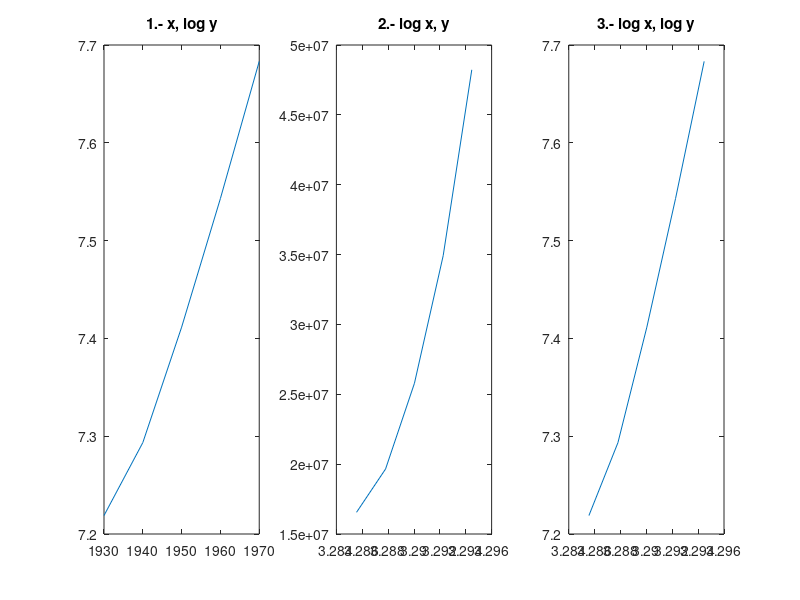

Source code (MATLAB): (Note: this script raises an error after producing the figure.)
%datos
%x=[0.242,0.1942,0.1497,0.1109,0.0790,0.54];
%y=[1,1.2,1.4,1.6,1.8,2];
x=[1930,1940,1950,1960,1970];
y=[16552722,19653552,25791017,34923129,48225238];
%x=[0.5,1,2,4,8,12];
%y=[160,120,94,75,62,56];
n=5;
disp(x);
disp(y);
for i=1:n
logx(i)=log10(x(i));
end

for i=1:n
logy(i)=log10(y(i));
end

disp(logx);
disp(logy);
%----------------------------------------------------------------graficando
subplot(1,3,1)
plot(x,logy)
title("1.- x, log y")
subplot(1,3,2)
plot(logx,y)
title("2.- log x, y")
subplot(1,3,3)
plot(logx,logy)
title("3.- log x, log y")
opc=input("Elige la opcion mas recta: ");
%----------------------------------------------sumatorias para el polinomio lineal
if opc==1
	%x,logy
	%x=x y=logy
	sumax=0;
	sumay=0;
	sumaxx=0;
	sumaxy=0;
	%sumatoria de x
	for i=1:n
	sumax=sumax+x(i);
	end
	%sumatoria de Y
	for i=1:n
	sumay=sumay+logy(i);
	end
	%sumatoria de X2
	for i=1:n
	xx(i)=x(i)*x(i);
	end
	for i=1:n
	sumaxx=sumaxx+xx(i);
	end
	%sumatoria de XY
	for i=1:n
	xy(i)=x(i)*logy(i);
	end
	for i=1:n
	sumaxy=sumaxy+xy(i);
	end

elseif opc==2
	%logx,y
	%x=logx y=y
	sumax=0;
	sumay=0;
	sumaxx=0;
	sumaxy=0;
	for i=1:n
	sumax=sumax+logx(i);
	end
	for i=1:n
	sumay=sumay+y(i);
	end
	%sumatoria de X2
	for i=1:n
	xx(i)=logx(i)*logx(i);
	end
	for i=1:n
	sumaxx=sumaxx+xx(i);
	end
	%sumatoria de XY
	for i=1:n
	xy(i)=logx(i)*y(i);
	end
	for i=1:n
	sumaxy=sumaxy+xy(i);
	end

elseif opc==3
	%logx,logy
	%x=logx, y=logy
	sumax=0;
	sumay=0;
	sumaxx=0;
	sumaxy=0;
	for i=1:n
	sumax=sumax+logx(i);
	end
	for i=1:n
	sumay=sumay+logy(i);
	end%sumatoria de X2
	for i=1:n
	xx(i)=logx(i)*logx(i);
	end
	for i=1:n
	sumaxx=sumaxx+xx(i);
	end
	%sumatoria de XY
	for i=1:n
	xy(i)=logx(i)*logy(i);
	end
	for i=1:n
	sumaxy=sumaxy+xy(i);
	end
end

%obteniendo las últimas sumatorias en X2 y XY
disp("valores registrados");
disp(x)
disp(y)
disp(logx);
disp(logy);
disp("valores finales");
disp(sumax);
disp(sumay);
disp(sumaxx);
disp(sumaxy);
%armando el polinomio lineal
poli=zeros(3);
poli(1,1)=sumaxx;
poli(1,2)=sumax;
poli(2,1)=sumax;
poli(2,2)=n;
poli(1,3)=sumaxy;
poli(2,3)=sumay;
disp(poli);
disp(rref(poli));
sol=rref(poli);
%eligiendo modelo---------------------------
%opc==1
%opc==3 logx,logy
disp("a0 es");
disp(sol(2,3));
disp("a1 es");
disp(sol(1,3))

if opc==3
alpha=10^(sol(2,3));
be=sol(1,3);
%haciendo el modelo...........................
modelo=['el modelo es Y=',num2str(alpha),'*','X^',num2str(be)];

disp(modelo);
ppx=input("Dame un numero a interpolar: ");
yppx=alpha*(ppx^be);
modelo=['La solucion al punto de interpolacion X:',num2str(ppx)," es Y=", num2str(yppx) ];
disp(modelo);
end

n=input("teclea para terminar");